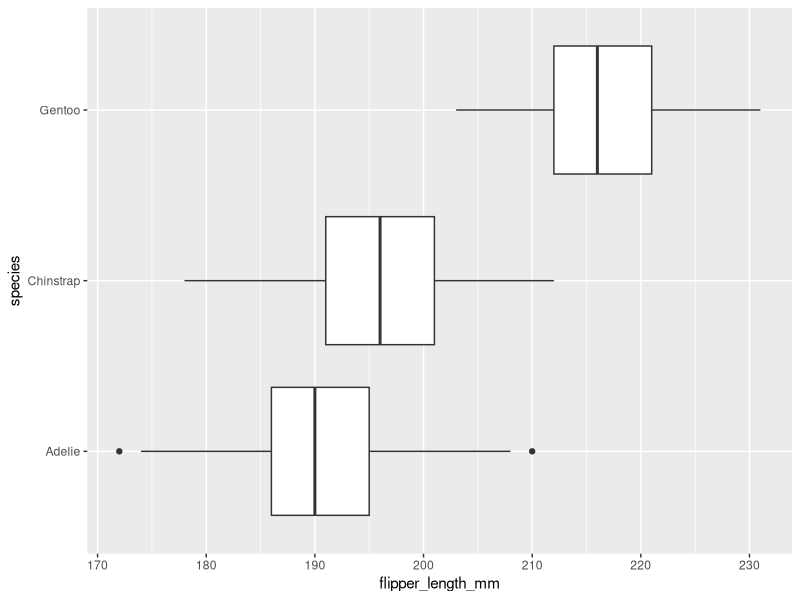
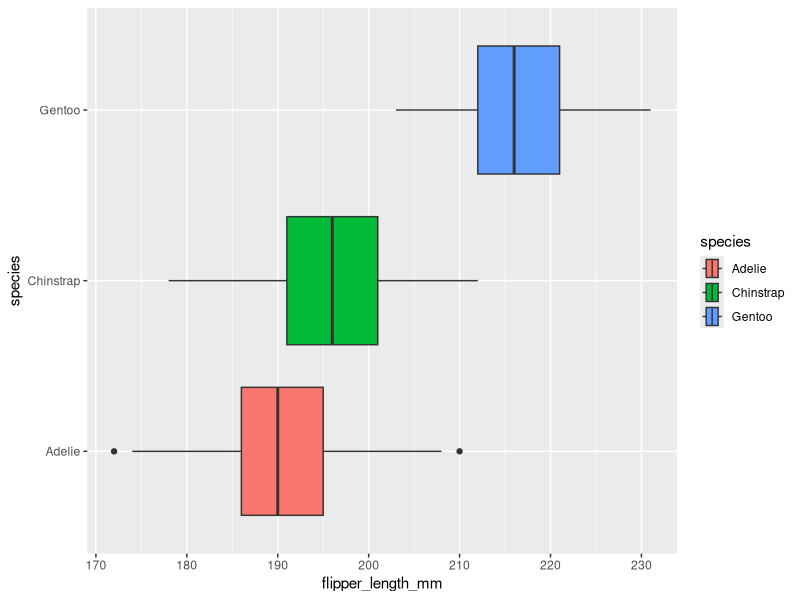
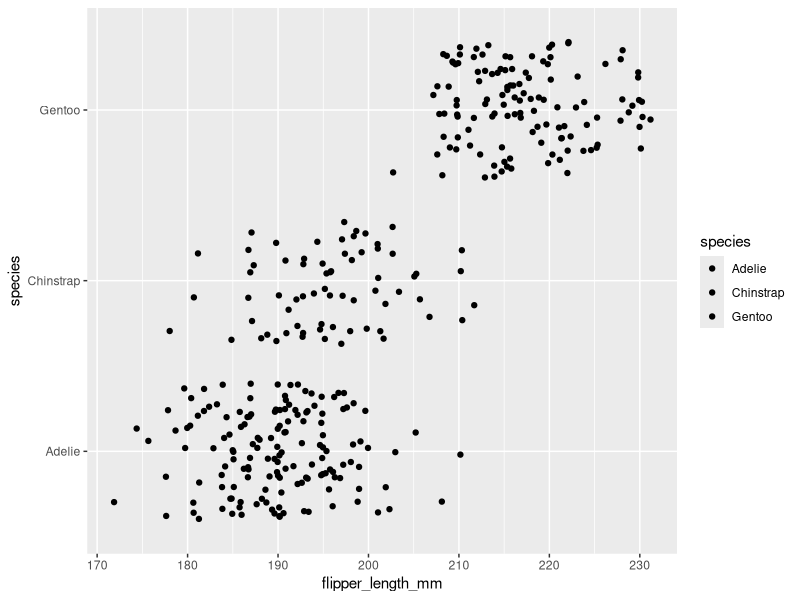

Generate these figures, in order, with R:
## ---- chunk 1
knitr::opts_chunk$set(error = TRUE)
## ---- chunk 2
library(palmerpenguins)
penguins
## ---- chunk 3
library(ggplot2)
## ---- chunk 4
ggplot(data = penguins, mapping = aes(x = flipper_length_mm, y = species)) +
  geom_boxplot()
## ---- chunk 5
ggplot(data = penguins, mapping = aes(x = flipper_length_mm, y = species, fill = species)) +
  geom_boxplot()
## ---- chunk 6
ggplot(data = penguins, mapping = aes(x = flipper_length_mm, y = species, fill = species)) +
  geom_jitter()
## ---- chunk 7

## ---- chunk 8

## ---- chunk 9

## ---- chunk 10

## ---- chunk 11

## ---- chunk 12

## ---- chunk 13

## ---- chunk 14

